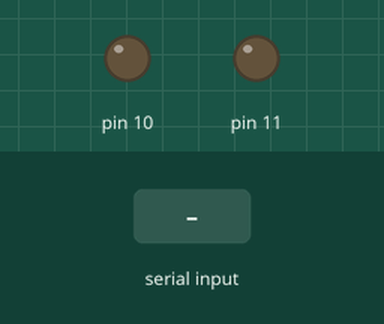
Simulated run of this sketch. Board: Arduino Uno, built with avr-gcc and run on an emulated ATmega328P. Parts: output pins drawn as LEDs (lit = HIGH). The test bench sets the inputs (shaded band). What the sketch prints to the serial monitor is not drawn.

Above: at 1.2 s.
1.3 s: "1" received over the second serial link
At 2.5 s:
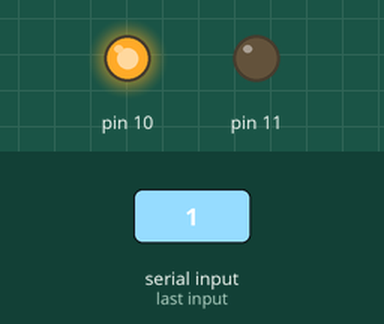
2.8 s: "2" received over the second serial link
At 3.8 s:
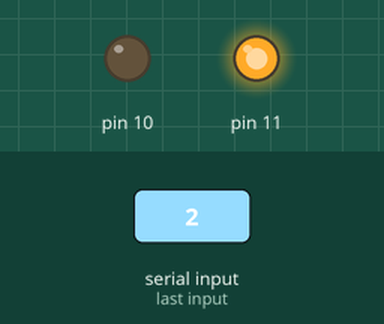
4.3 s: "3" received over the second serial link
At 4.9 s:
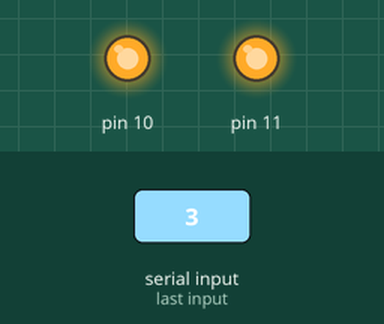
Timing chart, 0 to 7.3 s (numbered marks = the images above; inputs shaded):
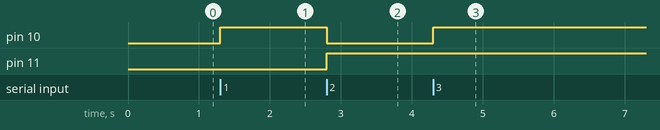

Measured:
- after the input at 1.3 s, pin 10: LOW → HIGH at once
- after the input at 2.8 s, pin 10: HIGH → LOW at once; pin 11: LOW → HIGH at once
- after the input at 4.3 s, pin 10: LOW → HIGH at once

The sketch:

robotics_motion.ino
```cpp
#include<SoftwareSerial.h>
SoftwareSerial Bluetooth(4,5);
char data=0;
int m1=10;
int m2=11;
void setup() {
  Bluetooth.begin(9600);
  Serial.begin(9600);
  pinMode(10, OUTPUT);
  pinMode(11, OUTPUT);
}

void loop() {
   if(Bluetooth.available()>0)
   {
    data=Bluetooth.read();
    Serial.print(data);

    if(data=='1')
  {
    digitalWrite(10, HIGH);
    digitalWrite(11, LOW);
  }
  else if(data=='2')
  {
    digitalWrite(11, HIGH);
    digitalWrite(10, LOW);
  }
    else if(data=='3')
  {
    digitalWrite(10, HIGH);
    digitalWrite(11, HIGH);
  }
   }
}
```
